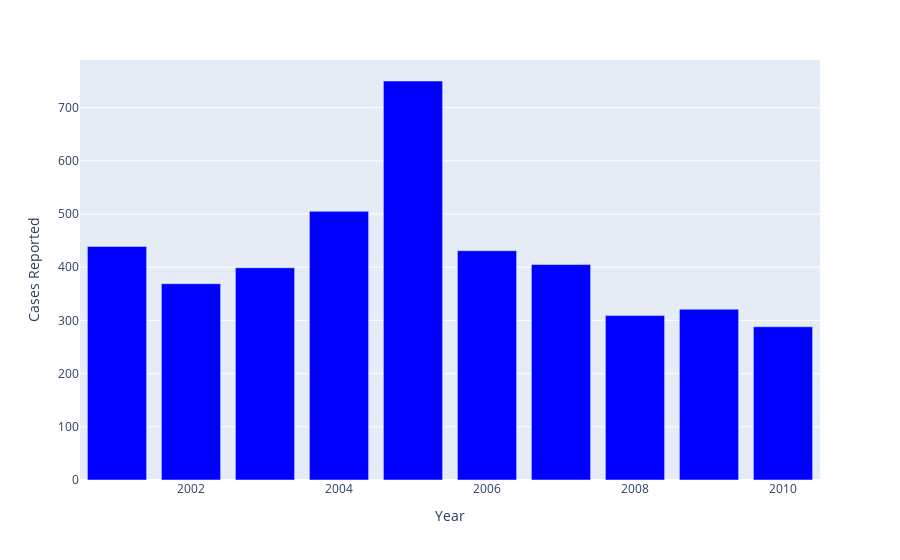

Write notebook code for a chart like this one.
### Markdown cell above
### Incest rape cases reported from 2012 to 2020 <a class="anchor" id="section_1_1"></a>

### Code cell
inc_victims = victims[victims['Subgroup']=='Victims of Incest Rape']

g = pd.DataFrame(inc_victims.groupby(['Year'])['Rape_Cases_Reported'].sum().reset_index())
g.columns = ['Year','Cases Reported']

fig = px.bar(g,x='Year',y='Cases Reported',color_discrete_sequence=['blue'])
fig.show()

### Figure 1 — Plotly figure (JSON) as saved in the notebook; plotly's stock layout.template omitted (floating-point values rounded to 4 significant figures)
{"data": [{"alignmentgroup": "True", "hovertemplate": "Year=%{x}<br>Cases Reported=%{y}<extra></extra>", "legendgroup": "", "marker": {"color": "blue", "pattern": {"shape": ""}}, "name": "", "offsetgroup": "", "orientation": "v", "showlegend": false, "textposition": "auto", "type": "bar", "x": [2001, 2002, 2003, 2004, 2005, 2006, 2007, 2008, 2009, 2010], "xaxis": "x", "y": [439, 369, 399, 505, 750, 431, 405, 309, 321, 288], "yaxis": "y"}], "layout": {"barmode": "relative", "legend": {"tracegroupgap": 0}, "margin": {"t": 60}, "xaxis": {"anchor": "y", "domain": [0, 1], "title": {"text": "Year"}}, "yaxis": {"anchor": "x", "domain": [0, 1], "title": {"text": "Cases Reported"}}}}
